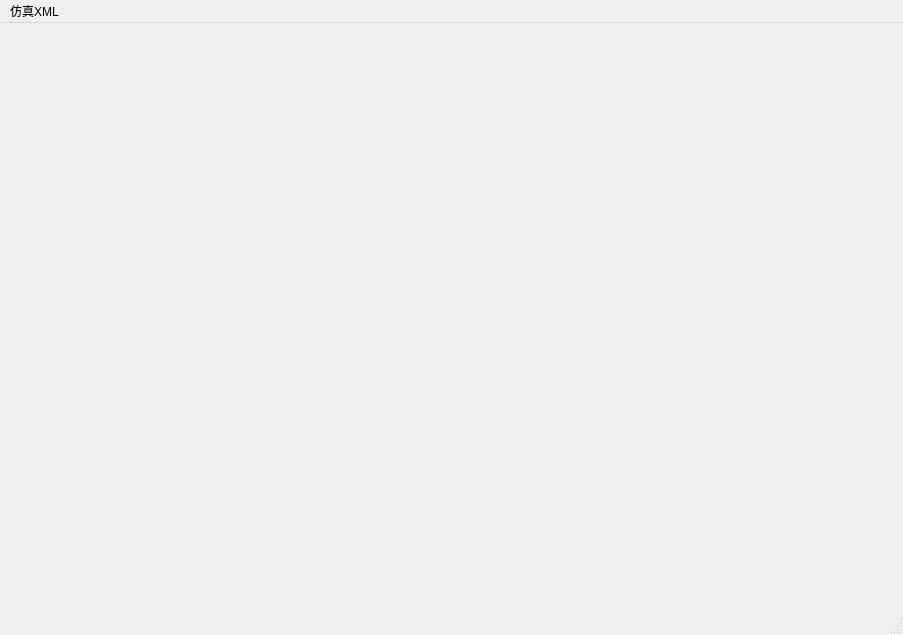
<?xml version="1.0" encoding="UTF-8"?>
<ui version="4.0">
 <class>MainWindow</class>
 <widget class="QMainWindow" name="MainWindow">
  <property name="geometry">
   <rect>
    <x>0</x>
    <y>0</y>
    <width>903</width>
    <height>635</height>
   </rect>
  </property>
  <property name="windowTitle">
   <string>MainWindow</string>
  </property>
  <widget class="QWidget" name="centralwidget">
   <widget class="QWidget" name="verticalLayoutWidget">
    <property name="geometry">
     <rect>
      <x>-1</x>
      <y>-1</y>
      <width>901</width>
      <height>591</height>
     </rect>
    </property>
    <layout class="QVBoxLayout" name="simulation_widget_layout">
     <item>
      <widget class="QWidget" name="simulation_widget" native="true"/>
     </item>
    </layout>
   </widget>
  </widget>
  <widget class="QMenuBar" name="menubar">
   <property name="geometry">
    <rect>
     <x>0</x>
     <y>0</y>
     <width>903</width>
     <height>23</height>
    </rect>
   </property>
   <widget class="QMenu" name="menu_XML">
    <property name="title">
     <string>仿真XML</string>
    </property>
    <addaction name="action_XML"/>
   </widget>
   <addaction name="menu_XML"/>
  </widget>
  <widget class="QStatusBar" name="statusbar"/>
  <action name="action_XML">
   <property name="text">
    <string>选择XML</string>
   </property>
  </action>
 </widget>
 <resources>
  <include location="GraphRes.qrc"/>
 </resources>
 <connections/>
 <slots>
  <slot>slot_btn_set_units_path()</slot>
 </slots>
</ui>
